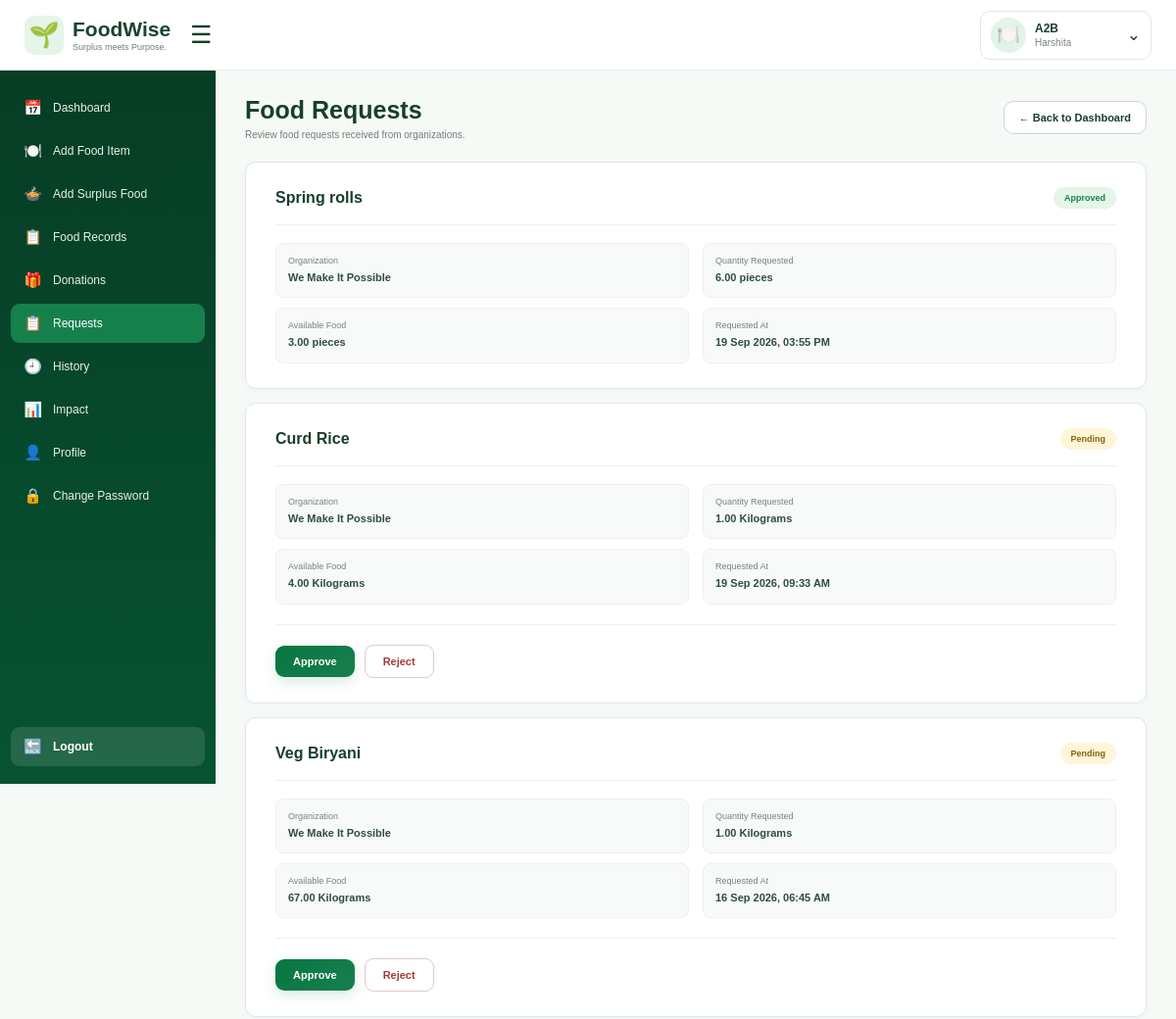
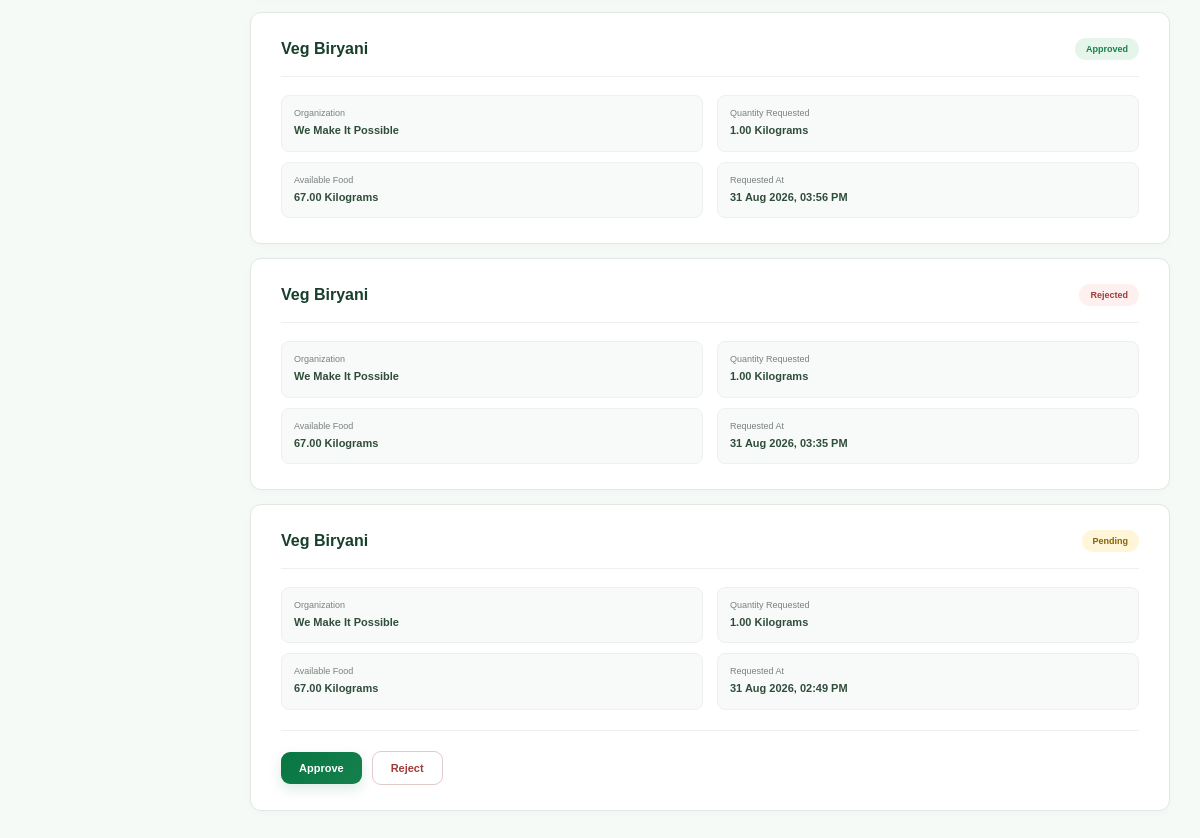
The app's page /restaurant/food-requests/ (signed in) with its own data (2 pictures, top to bottom).
### wastage/models.py (models this page shows, shortened)
class Restaurant(models.Model):
    user = models.OneToOneField(
        User, on_delete=models.CASCADE, null=True, blank=True, related_name='restaurant')
    restaurant_name = models.CharField(max_length=150)
    owner_name = models.CharField(max_length=100)
    email = models.EmailField(unique=True)
    phone = models.CharField(max_length=15)
    address = models.TextField()
    city = models.CharField(max_length=100)
    is_active = models.BooleanField(default=True)

class FoodRequest(models.Model):
    STATUS_CHOICES = [
        ('PENDING', 'Pending'),
        ('APPROVED', 'Approved'),
        ('REJECTED', 'Rejected'),
    ]
    organization = models.ForeignKey(
        FoodRescueOrganization,
        on_delete=models.CASCADE
    )
    leftover_record = models.ForeignKey(
        LeftoverRecord,
        on_delete=models.CASCADE
    )
    quantity_requested = models.DecimalField(
        max_digits=8,
        decimal_places=2
    )
    status = models.CharField(
        max_length=20,
        choices=STATUS_CHOICES,
        default='PENDING'
    )
    requested_at = models.DateTimeField(
        auto_now_add=True
    )

class LeftoverRecord(models.Model):
    ACTION_CHOICES = [
        ('DISCOUNTED', 'Discounted & Sold'),
        ('DONATED', 'Donated'),
        ('STORED', 'Stored'),
        ('STAFF', 'Given to Staff'),
        ('WASTED', 'Wasted'),
    ]
    UNIT_CHOICES = [
        ('KG', 'Kilograms'),
        ('G', 'Grams'),
        ('L', 'Litres'),
        ('ML', 'Millilitres'),
        ('PCS', 'pieces'),
    ]
    WASTE_REASON_CHOICES = [
        ('OVERPRODUCTION', 'Overproduction'),
        ('LOW_DEMAND', 'Low Demand'),
        ('SPOILAGE', 'Spoilage'),
        ('PREPARATION_ERROR', 'Preparation Error'),
        ('CUSTOMER_LEFTOVER', 'Customer Leftover'),
        ('OTHER', 'Other'),
    ]
    restaurant = models.ForeignKey(Restaurant, on_delete=models.CASCADE)
    food_item = models.ForeignKey(FoodItem, on_delete=models.CASCADE)
    daily_record = models.ForeignKey(DailyFoodRecord, on_delete=models.CASCADE)
    quantity = models.DecimalField(max_digits=8, decimal_places=2)
    quantity_used = models.DecimalField(max_digits=8, decimal_places=2, default=0)
    unit = models.CharField(max_length=10, choices=UNIT_CHOICES,default='KG')
    people_helped = models.PositiveIntegerField(default=0)
    action = models.CharField(max_length=20, choices=ACTION_CHOICES)
    waste_reason = models.CharField(max_length=30, choices=WASTE_REASON_CHOICES, blank=True)
    donation_organization = models.ForeignKey('FoodRescueOrganization', on_delete=models.SET_NULL, null=True, blank=True)
    recorded_at = models.DateTimeField(auto_now_add=True)

class FoodItem(models.Model):
    restaurant = models.ForeignKey(Restaurant, on_delete=models.CASCADE)
    dish_name = models.CharField(max_length=100)
    category = models.CharField(max_length=50)
    average_cost = models.DecimalField(max_digits=8, decimal_places=2)
    selling_price = models.DecimalField(max_digits=8, decimal_places=2)
    can_be_stored = models.BooleanField(default=False)
    is_active = models.BooleanField(default=True)

class FoodRescueOrganization(models.Model):
    user = models.OneToOneField(
        User,
        on_delete=models.CASCADE,
        null=True,
        blank=True,
        related_name='food_rescue_organization'
    )
    ORGANIZATION_TYPE_CHOICES = [
        ('NGO', 'NGO / Food Rescue Organization'),
        ('SHELTER', 'Shelter / Community Center'),
        ('ANIMAL', 'Animal Welfare Organization'),
    ]
    organization_name = models.CharField(max_length=150)
    organization_type = models.CharField(
        max_length=50,
        choices=ORGANIZATION_TYPE_CHOICES
    )
    owner_name = models.CharField(
        max_length=100
    )
    contact_person = models.CharField(
        max_length=100
    )
    email = models.EmailField(unique=True)
    phone = models.CharField(max_length=15)
    address = models.TextField()
    city = models.CharField(max_length=100)
    is_active = models.BooleanField(default=True)

### wastage/views.py (the view)
# urls.py: path('restaurant/food-requests/', views.restaurant_food_requests, name='restaurant_food_requests'),
@login_required
def restaurant_food_requests(request):
    restaurant = Restaurant.objects.filter(
        user=request.user
    ).first()
    food_requests = (
        FoodRequest.objects
        .filter(
            leftover_record__restaurant=restaurant
        )
        .select_related(
            'organization',
            'leftover_record',
            'leftover_record__food_item',
            'leftover_record__daily_record'
        )
        .annotate(
            total_surplus=ExpressionWrapper(
                F('leftover_record__daily_record__quantity_prepared')
                - F('leftover_record__daily_record__quantity_sold'),
                output_field=DecimalField(
                    max_digits=8,
                    decimal_places=2
                )
            )
        )
        .annotate(
            total_used=Coalesce(
                Sum(
                    'leftover_record__daily_record__leftoverrecord__quantity_used'
                ),
                Value(0),
                output_field=DecimalField(
                    max_digits=8,
                    decimal_places=2
                )
            )
        )
        .annotate(
            available_food=ExpressionWrapper(
                F('total_surplus') - F('total_used'),
                output_field=DecimalField(
                    max_digits=8,
                    decimal_places=2
                )
            )
        )
        .order_by(
            '-requested_at'
        )
    )
    return render(
        request,
        'wastage/restaurant_food_requests.html',
        {
            'restaurant': restaurant,
            'food_requests': food_requests,
        }
    )

### wastage/templates/wastage/restaurant_food_requests.html (shortened to what this page needs)
{% load static %}
<!DOCTYPE html>
<html lang="en">
<head>
</head>
<body>
<header class="navbar">
    <div class="navbar-left">
        <a
            href="{% url 'dashboard' %}"
            class="navbar-logo"
        >
            <div class="navbar-logo-icon">
                🌱
            </div>
            <div class="navbar-logo-text">
                <strong>
                    FoodWise
                </strong>
                <span>
                    Surplus meets Purpose.
                </span>
            </div>
        </a>
        <button
            class="hamburger"
            id="sidebarToggle"
            type="button"
            aria-label="Toggle sidebar"
            aria-expanded="true"
        >
            ☰
        </button>
    </div>
    <div class="navbar-right">
        <div class="organization-profile">
            <button
                type="button"
                class="organization-user"
                id="organizationProfileButton"
                aria-expanded="false"
            >
                <div class="organization-icon">
                    🍽️
                </div>
                <div class="organization-user-info">
                    <strong>
                        {{ restaurant.restaurant_name }}
                    </strong>
                    <span>
                        {{ restaurant.owner_name }}
                    </span>
                </div>
                <div class="arrow">
                    ⌄
                </div>
            </button>
        </div>
    </div>
</header>
<aside
    class="sidebar"
    id="sidebar"
>
    <nav class="nav-menu">
        <a
            href="{% url 'dashboard' %}"
            class="nav-item"
        >
            <span class="nav-icon">📅</span>
            <span>Dashboard</span>
        </a>
        <a
            href="{% url 'add_food_item' %}"
            class="nav-item"
        >
            <span class="nav-icon">🍽️</span>
            <span>Add Food Item</span>
        </a>
        <a
            href="{% url 'add_surplus' %}"
            class="nav-item"
        >
            <span class="nav-icon">🍲</span>
            <span>Add Surplus Food</span>
        </a>
        <a
            href="{% url 'food_records' %}"
            class="nav-item"
        >
            <span class="nav-icon">📋</span>
            <span>Food Records</span>
        </a>
        <a
            href="{% url 'donations' %}"
            class="nav-item"
        >
            <span class="nav-icon">🎁</span>
            <span>Donations</span>
        </a>
        <a
            href="{% url 'restaurant_food_requests' %}"
            class="nav-item active"
        >
            <span class="nav-icon">📋</span>
            <span>Requests</span>
        </a>
        <a
            href="{% url 'history' %}"
            class="nav-item"
        >
            <span class="nav-icon">🕘</span>
            <span>History</span>
        </a>
        <a
            href="{% url 'impact' %}"
            class="nav-item"
        >
            <span class="nav-icon">📊</span>
            <span>Impact</span>
        </a>
        <a
            href="{% url 'profile' %}"
            class="nav-item"
        >
            <span class="nav-icon">👤</span>
            <span>Profile</span>
        </a>
        <a
            href="{% url 'restaurant_change_password' %}"
            class="nav-item"
        >
            <span class="nav-icon">🔒</span>
            <span>Change Password</span>
        </a>
    </nav>
    <div class="logout">
        <a href="{% url 'logout' %}">
            <span class="logout-icon">
                🔙
            </span>
            <span>
                Logout
            </span>
        </a>
    </div>
</aside>
<main class="main">
    <section class="content">
        <div class="page-header">
            <div class="page-title">
                <h1>
                    Food Requests
                </h1>
                <p>
                    Review food requests received from organizations.
                </p>
            </div>
            <a
                href="{% url 'dashboard' %}"
                class="back-button"
            >
                ← Back to Dashboard
            </a>
        </div>
        {% if food_requests %}
        <div class="requests-list">
            {% for food_request in food_requests %}
            <div class="request-card">
                <div class="request-header">
                    <div class="food-name">
                        {{ food_request.leftover_record.food_item.dish_name }}
                    </div>
                    <div class="status
                        {% if food_request.status == 'PENDING' %}
                            pending
                        {% elif food_request.status == 'APPROVED' %}
                            approved
                        {% elif food_request.status == 'REJECTED' %}
                            rejected
                        {% endif %}
                    ">
                        {{ food_request.get_status_display }}
                    </div>
                </div>
                <div class="details">
                    <div class="detail-item">
                        <span class="detail-label">
                            Organization
                        </span>
                        <span class="detail-value">
                            {{ food_request.organization.organization_name }}
                        </span>
                    </div>
                    <div class="detail-item">
                        <span class="detail-label">
                            Quantity Requested
                        </span>
                        <span class="detail-value">
                            {{ food_request.quantity_requested|floatformat:2 }}
                            {{ food_request.leftover_record.get_unit_display }}
                        </span>
                    </div>
                    <div class="detail-item">
                        <span class="detail-label">
                            Available Food
                        </span>
                        <span class="detail-value">
                            {{ food_request.available_food|floatformat:2 }}
                            {{ food_request.leftover_record.get_unit_display }}
                        </span>
                    </div>
                    <div class="detail-item">
                        <span class="detail-label">
                            Requested At
                        </span>
                        <span class="detail-value">
                            {{ food_request.requested_at|date:"d M Y, h:i A" }}
                        </span>
                    </div>
                </div>
                {% if food_request.status == 'PENDING' %}
                <div class="actions">
                    <form
                        method="POST"
                        action="{% url 'approve_food_request' food_request.id %}"
                    >
                        <button
                            type="submit"
                            class="approve"
                        >
                            Approve
                        </button>
                    </form>
                    <form
                        method="POST"
                        action="{% url 'reject_food_request' food_request.id %}"
                    >
                        <button
                            type="submit"
                            class="reject"
                        >
                            Reject
                        </button>
                    </form>
                </div>
                {% endif %}
            </div>
            {% endfor %}
        </div>
        {% endif %}
    </section>
</main>
</body>
</html>

### records on screen
Restaurant: restaurant_name "A2B", owner_name "Harshita"
FoodRequest: leftover_record.food_item.dish_name "Spring rolls", status "Approved", organization.organization_name "We Make It Possible", quantity_requested "6.00", leftover_record.unit "pieces", available_food "3.00", requested_at "19 Sep 2026, 03:55 PM"
FoodRequest: leftover_record.food_item.dish_name "Curd Rice", status "Pending", organization.organization_name "We Make It Possible", quantity_requested "1.00", leftover_record.unit "Kilograms", available_food "4.00", requested_at "19 Sep 2026, 09:33 AM", shows "Approve"
FoodRequest: leftover_record.food_item.dish_name "Veg Biryani", status "Pending", organization.organization_name "We Make It Possible", quantity_requested "1.00", leftover_record.unit "Kilograms", available_food "67.00", requested_at "16 Sep 2026, 06:45 AM", shows "Approve"
FoodRequest: leftover_record.food_item.dish_name "Veg Biryani", status "Approved", organization.organization_name "We Make It Possible", quantity_requested "1.00", leftover_record.unit "Kilograms", available_food "67.00", requested_at "31 Aug 2026, 03:56 PM"
FoodRequest: leftover_record.food_item.dish_name "Veg Biryani", status "Rejected", organization.organization_name "We Make It Possible", quantity_requested "1.00", leftover_record.unit "Kilograms", available_food "67.00", requested_at "31 Aug 2026, 03:35 PM"
FoodRequest: leftover_record.food_item.dish_name "Veg Biryani", status "Pending", organization.organization_name "We Make It Possible", quantity_requested "1.00", leftover_record.unit "Kilograms", available_food "67.00", requested_at "31 Aug 2026, 02:49 PM", shows "Approve"
